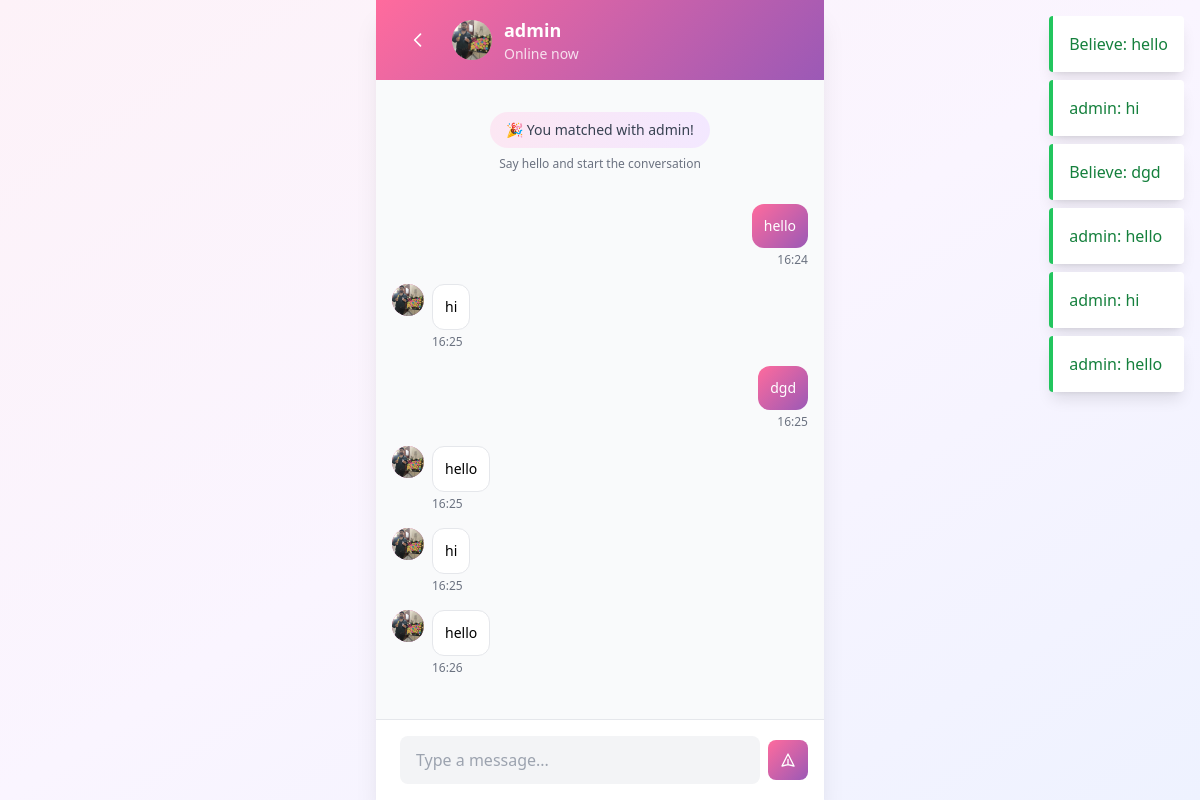
/chat/7/ (signed in), run on the app's committed database.
### core/models.py (models this page shows, shortened)
class Message(models.Model):
    match = models.ForeignKey(Match, on_delete=models.CASCADE, related_name='messages')
    sender = models.ForeignKey(User, on_delete=models.CASCADE)
    content = models.TextField()
    created_at = models.DateTimeField(auto_now_add=True)
    class Meta:
        ordering = ['created_at']
    def __str__(self):
        return f"{self.sender.username}: {self.content[:50]}"

class Profile(models.Model):
    GENDER_CHOICES = [
        ('male', 'Male'),
        ('female', 'Female'),
        ('nonbinary', 'Non-binary'),
    ]
    DRINKING_CHOICES = [
        ('never', 'Never'),
        ('rarely', 'Rarely'),
        ('socially', 'Socially'),
        ('regularly', 'Regularly'),
    ]
    SMOKING_CHOICES = [
        ('never', 'Never'),
        ('rarely', 'Rarely'),
        ('socially', 'Socially'),
        ('regularly', 'Regularly'),
    ]
    PERSONALITY_CHOICES = [
        ('introvert', 'Introvert'),
        ('extrovert', 'Extrovert'),
        ('ambivert', 'Ambivert'),
    ]
    ZODIAC_CHOICES = [
        ('aries', 'Aries'),
        ('taurus', 'Taurus'),
        ('gemini', 'Gemini'),
        ('cancer', 'Cancer'),
        ('leo', 'Leo'),
        ('virgo', 'Virgo'),
        ('libra', 'Libra'),
        ('scorpio', 'Scorpio'),
        ('sagittarius', 'Sagittarius'),
        ('capricorn', 'Capricorn'),
        ('aquarius', 'Aquarius'),
        ('pisces', 'Pisces'),
    ]
    user = models.OneToOneField(User, on_delete=models.CASCADE)
    name = models.CharField(max_length=100)
    age = models.IntegerField(validators=[MinValueValidator(18), MaxValueValidator(100)])
    gender = models.CharField(max_length=20, choices=GENDER_CHOICES)
    bio = models.TextField(blank=True)
    photo1 = models.ImageField(upload_to='profile_photos/', blank=True)
    photo2 = models.ImageField(upload_to='profile_photos/', blank=True)
    photo3 = models.ImageField(upload_to='profile_photos/', blank=True)
    hobbies = models.TextField(blank=True, help_text="Comma-separated hobbies")
    personality = models.CharField(max_length=20, choices=PERSONALITY_CHOICES, blank=True)
    zodiac = models.CharField(max_length=20, choices=ZODIAC_CHOICES, blank=True)
    drinking = models.CharField(max_length=20, choices=DRINKING_CHOICES, blank=True)
    smoking = models.CharField(max_length=20, choices=SMOKING_CHOICES, blank=True)
    preferences = models.TextField(blank=True, help_text="Comma-separated gender preferences")
    college = models.CharField(max_length=200, blank=True, default='')
    department = models.CharField(max_length=200, blank=True, default='')
    created_at = models.DateTimeField(auto_now_add=True)
    updated_at = models.DateTimeField(auto_now=True)
    def get_photos(self):
        photos = []
        for photo in [self.photo1, self.photo2, self.photo3]:
            if photo:
                photos.append(photo.url)
        return photos

### core/views.py (the view)
# urls.py: path('chat/<int:match_id>/', views.chat, name='chat'),
@login_required
def chat(request, match_id):
    match = get_object_or_404(Match, id=match_id)
    if request.user not in [match.user1, match.user2]:
        messages.error(request, 'You do not have access to this chat')
        return redirect('home')
    other_user = match.get_other_user(request.user)
    chat_messages = Message.objects.filter(match=match).order_by('created_at')
    context = {
        'match': match,
        'other_user': other_user,
        'other_profile': other_user.profile,
        'messages': chat_messages,
    }
    return render(request, 'core/chat.html', context)

### core/models.py (called while the page is built)
    def get_other_user(self, user):
        return self.user2 if self.user1 == user else self.user1

### templates/core/chat.html (shortened to what this page needs)
{% extends 'base.html' %}
{% block content %}
<div class="min-h-screen">
    <div class="max-w-md mx-auto bg-white min-h-screen shadow-xl flex flex-col">
        <header class="gradient-romantic px-6 py-4 flex items-center space-x-4">
            <a href="{% url 'home' %}" class="text-white hover:bg-white/20 p-2 rounded-lg transition-colors">
                <svg class="h-5 w-5" fill="none" stroke="currentColor" viewBox="0 0 24 24">
                    <path stroke-linecap="round" stroke-linejoin="round" stroke-width="2" d="M15 19l-7-7 7-7"/>
                </svg>
            </a>
            <div class="flex items-center space-x-3 flex-1">
                <div class="w-10 h-10 rounded-full overflow-hidden bg-white/20 flex items-center justify-center">
                    {% if other_profile.get_photos %}
                        <img src="{{ other_profile.get_photos.0 }}" alt="{{ other_profile.name }}" class="w-full h-full object-cover">
                    {% else %}
                        <span class="text-white font-semibold">{{ other_profile.name|first|upper }}</span>
                    {% endif %}
                </div>
                <div>
                    <h1 class="text-lg font-semibold text-white">{{ other_profile.name }}</h1>
                    <p class="text-white/80 text-sm">Online now</p>
                </div>
            </div>
        </header>
        <div class="flex-1 overflow-y-auto p-4 space-y-4 bg-gray-50" id="messages-container">
            <div class="text-center py-4">
                <div class="inline-flex items-center px-4 py-2 bg-gradient-to-r from-pink-100 to-purple-100 rounded-full">
                    <span class="text-sm font-medium text-gray-700">
                        🎉 You matched with {{ other_profile.name }}!
                    </span>
                </div>
                <p class="text-xs text-gray-500 mt-2">Say hello and start the conversation</p>
            </div>
            {% for message in messages %}
            <div class="flex {% if message.sender == user %}justify-end{% else %}justify-start{% endif %}">
                <div class="flex items-start space-x-2 max-w-xs">
                    {% if message.sender != user %}
                    <div class="w-8 h-8 rounded-full overflow-hidden bg-gradient-to-br from-romantic-pink to-romantic-purple flex items-center justify-center text-white text-sm font-semibold flex-shrink-0">
                        {% if other_profile.get_photos %}
                            <img src="{{ other_profile.get_photos.0 }}" alt="{{ other_profile.name }}" class="w-full h-full object-cover">
                        {% else %}
                            {{ other_profile.name|first|upper }}
                        {% endif %}
                    </div>
                    {% endif %}
                    <div>
                        <div class="p-3 rounded-xl {% if message.sender == user %}gradient-romantic text-white{% else %}bg-white border border-gray-200{% endif %}">
                            <p class="text-sm">{{ message.content }}</p>
                        </div>
                        <p class="text-xs text-gray-500 mt-1 {% if message.sender == user %}text-right{% else %}text-left{% endif %}">
                            {{ message.created_at|date:"H:i" }}
                        </p>
                    </div>
                </div>
            </div>
            {% endfor %}
        </div>
        <div class="bg-white border-t border-gray-200 p-4">
            <form id="message-form" class="flex items-center space-x-2">
                <input
                    type="text"
                    id="message-input"
                    placeholder="Type a message..."
                    class="flex-1 bg-gray-100 border-0 rounded-lg px-4 py-3 focus:ring-2 focus:ring-romantic-pink focus:outline-none"
                    required
                />
                <button
                    type="submit"
                    class="gradient-romantic p-3 rounded-lg text-white hover:opacity-90 transition-opacity"
                >
                    <svg class="h-4 w-4" fill="none" stroke="currentColor" viewBox="0 0 24 24">
                        <path stroke-linecap="round" stroke-linejoin="round" stroke-width="2" d="M12 19l9 2-9-18-9 18 9-2zm0 0v-8"/>
                    </svg>
                </button>
            </form>
        </div>
    </div>
</div>
{% endblock %}

### templates/base.html (shortened to what this page needs)
<!DOCTYPE html>
<html lang="en">
<head>
    <script src="https://cdn.tailwindcss.com"></script>
    {% load static %}
</head>
<body class="bg-gradient-to-br from-pink-50 via-purple-50 to-indigo-50 min-h-screen">
    <div class="content-wrapper" id="content-wrapper">
    {% if messages %}
            <div class="fixed top-4 right-4 z-50 space-y-2">
                {% for message in messages %}
                    <div class="alert-message bg-white border-l-4 {% if message.tags == 'error' %}border-red-500 text-red-700{% else %}border-green-500 text-green-700{% endif %} p-4 rounded shadow-lg max-w-sm">
                        {{ message }}
                    </div>
                {% endfor %}
            </div>
        {% endif %}
        {% block content %}
        {% endblock %}
    </div>
</body>
</html>

### templates/base.html (style rules this page uses)
.gradient-romantic { background: linear-gradient(135deg, #FF6B9D 0%, #9B59B6 100%); }
.content-wrapper { opacity: 0; animation: fadeInContent 0.5s ease-in-out 4s forwards; }

### data on the page
Message: sender+content "Believe: hello", content "hello", created_at "16:24"
Message: sender+content "admin: hi", get_photos.0 (picture), content "hi", created_at "16:25"
Message: sender+content "Believe: dgd", content "dgd", created_at "16:25"
Message: sender+content "admin: hello", get_photos.0 (picture), content "hello", created_at "16:25"
Message: sender+content "admin: hi", get_photos.0 (picture), content "hi", created_at "16:25"
Message: sender+content "admin: hello", get_photos.0 (picture), content "hello", created_at "16:26"
Profile: get_photos.0 (picture), name "admin"
